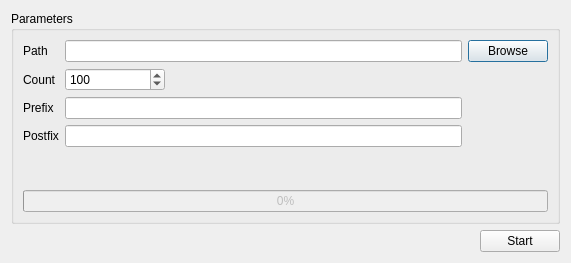
<?xml version="1.0" encoding="UTF-8"?>
<ui version="4.0">
 <class>WriterDialog</class>
 <widget class="QDialog" name="WriterDialog">
  <property name="geometry">
   <rect>
    <x>0</x>
    <y>0</y>
    <width>571</width>
    <height>263</height>
   </rect>
  </property>
  <property name="windowTitle">
   <string>Files Writer</string>
  </property>
  <layout class="QVBoxLayout" name="verticalLayout">
   <item>
    <widget class="QGroupBox" name="groupBox">
     <property name="title">
      <string>Parameters</string>
     </property>
     <layout class="QGridLayout" name="gridLayout" columnstretch="0,1,0,0,0">
      <item row="1" column="0">
       <widget class="QLabel" name="label_2">
        <property name="text">
         <string>Count</string>
        </property>
       </widget>
      </item>
      <item row="0" column="0">
       <widget class="QLabel" name="label">
        <property name="text">
         <string>Path</string>
        </property>
       </widget>
      </item>
      <item row="0" column="1" colspan="3">
       <widget class="QLineEdit" name="lineEditPath"/>
      </item>
      <item row="4" column="1">
       <spacer name="verticalSpacer">
        <property name="orientation">
         <enum>Qt::Vertical</enum>
        </property>
        <property name="sizeHint" stdset="0">
         <size>
          <width>20</width>
          <height>40</height>
         </size>
        </property>
       </spacer>
      </item>
      <item row="1" column="2">
       <spacer name="horizontalSpacer_2">
        <property name="orientation">
         <enum>Qt::Horizontal</enum>
        </property>
        <property name="sizeHint" stdset="0">
         <size>
          <width>40</width>
          <height>20</height>
         </size>
        </property>
       </spacer>
      </item>
      <item row="0" column="4">
       <widget class="QPushButton" name="pushButtonBrowse">
        <property name="text">
         <string>Browse</string>
        </property>
       </widget>
      </item>
      <item row="2" column="0">
       <widget class="QLabel" name="label_3">
        <property name="text">
         <string>Prefix</string>
        </property>
       </widget>
      </item>
      <item row="1" column="1">
       <widget class="QSpinBox" name="spinBoxCount">
        <property name="minimumSize">
         <size>
          <width>100</width>
          <height>0</height>
         </size>
        </property>
        <property name="maximumSize">
         <size>
          <width>100</width>
          <height>16777215</height>
         </size>
        </property>
        <property name="maximum">
         <number>1000000000</number>
        </property>
        <property name="value">
         <number>100</number>
        </property>
       </widget>
      </item>
      <item row="2" column="1" colspan="3">
       <widget class="QLineEdit" name="lineEditPrefix"/>
      </item>
      <item row="3" column="1" colspan="3">
       <widget class="QLineEdit" name="lineEditPostfix"/>
      </item>
      <item row="3" column="0">
       <widget class="QLabel" name="label_4">
        <property name="text">
         <string>Postfix</string>
        </property>
       </widget>
      </item>
      <item row="5" column="0" colspan="5">
       <widget class="QProgressBar" name="progressBar">
        <property name="enabled">
         <bool>false</bool>
        </property>
        <property name="value">
         <number>0</number>
        </property>
       </widget>
      </item>
     </layout>
    </widget>
   </item>
   <item>
    <layout class="QHBoxLayout" name="horizontalLayout">
     <item>
      <spacer name="horizontalSpacer">
       <property name="orientation">
        <enum>Qt::Horizontal</enum>
       </property>
       <property name="sizeHint" stdset="0">
        <size>
         <width>40</width>
         <height>20</height>
        </size>
       </property>
      </spacer>
     </item>
     <item>
      <widget class="QPushButton" name="pushButtonStart">
       <property name="text">
        <string>Start</string>
       </property>
      </widget>
     </item>
    </layout>
   </item>
  </layout>
 </widget>
 <resources/>
 <connections/>
</ui>
